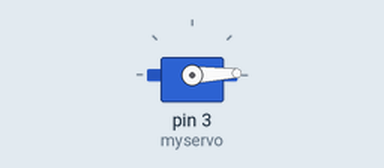
This sketch was run on a simulated Arduino Uno, built with avr-gcc and run on an emulated ATmega328P. Shown: servo.

Above: at 0.05 s.
At 0.85 s:
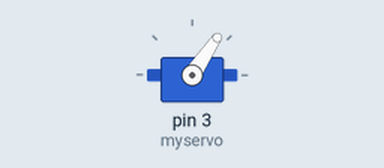
At 1.65 s:
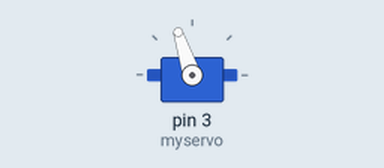
At 3.25 s:
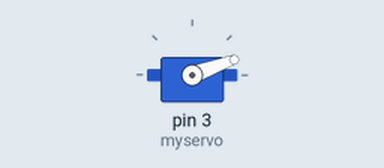
Timing chart, 0 to 7.7 s (numbered marks = the images above):
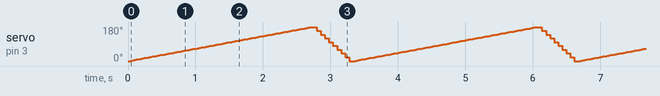

The sketch:

ServoMotor.ino
```cpp
/* SERVO MOTOR
    By: Matheus M. Sousa
    Date: 17 august 2023
    O presente projeto é aberto a correções
    Use com sabedoria!
    :)

    Based on - https://www.arduino.cc/en/Tutorial/LibraryExamples/Sweep
    Arduino library Servo.h is required;
    Library version: 1.2.1
*/

// Pinagem (MicroServo 9g):
//  Laranja  -  PWM
//  Vermelho -  5V
//  Marrom   -  GND

// BIBLIOTECAS UTILIZADAS
#include <Servo.h>

// VARIÁVEIS E OBJETOS UTILIZADAS
int pos = 0;                           //Cria a variável "pos" que irá armazenar a posição, em graus, do servo
Servo myservo;                         //Define o objeto chamado "myservo"

// VOID SETUP
void setup(){
  myservo.attach(3);                   //Define a porta de comunicação com o servo
  myservo.write(0);                    //Inicia o servo na posição 0°
}

// VOID LOOP
void loop(){
  for (pos = 0; pos <= 180; pos+=2){   //Para "pos" começando em 0 e, enquanto menor que 180, aumenta a variável "pos" em +2
    myservo.write(pos);                //Ajuste da nova posição a cada mudança na variável "pos"
  	delay(30);                         //Intervalo entre mudanças de posição de 30 milisegundos
  }
  for (pos = 180; pos >= 0; pos-=20){  //Para "pos" começando em 180 e, enquanto menor que 0, reduz a variável "pos" em -20
    myservo.write(pos);                //Ajuste da nova posição a cada mudança na variável "pos"
  	delay(60);                         //Intervalo entre mudanças de posição de 60 milisegundos
  }
}
```
